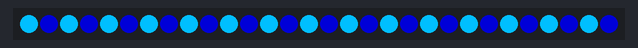
The sketch below on a simulated ATtiny85, built with avr-gcc and run on an emulated ATtiny85. Parts: 30 RGB LEDs in strip order, left to right. Dim RGB values are drawn brighter than linear.

Above: at 0.1 s.
At 30.1 s:
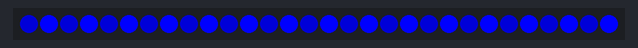
At 70.1 s:
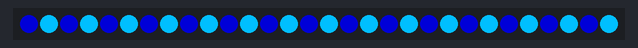
At 110.1 s:
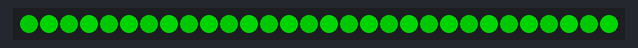

The sketch:

ValterFC_LED_WS2812B_digipark_aquarium.ino
```cpp
#include <Adafruit_NeoPixel.h>

// Define
#define NUM_LEDS 30 //30 LED'S per strip
#define DATA_PIN 1  //output pin on ATTiny85

// Start Strip
Adafruit_NeoPixel strip = Adafruit_NeoPixel(NUM_LEDS, DATA_PIN, NEO_GRB + NEO_KHZ800);

#ifdef __AVR__
  #include <avr/power.h>
#endif

int colorTime = 10000;

void setup() {
  // This is for Trinket 5V 16MHz, you can remove these three lines if you are not using a Trinket
  #if defined (__AVR_ATtiny85__)
    if (F_CPU == 16000000) clock_prescale_set(clock_div_1);
  #endif
  // End of trinket special code

  strip.begin();
  strip.show(); // Initialize all pixels to 'off'
}

void loop() {
  doPaintLEDs();
}

void doPaintLEDs() {
  //https://www.rapidtables.com/web/color/blue-color.html
  //https://www.rapidtables.com/web/color/green-color.html

  colorEvenOdd(strip.Color(0,191,255),strip.Color(0,0,139)); //deepskyblue / darkblue
  colorEvenOdd(strip.Color(0,0,255),strip.Color(0,0,139));   //blue / darkblue
  colorEvenOdd(strip.Color(0,128,0),strip.Color(0,100,0));   //green / darkgreen
}

void colorEvenOdd(uint32_t color1, uint32_t color2) {
    for (uint16_t i = 0; i < strip.numPixels(); i++) {
        if ( (i % 2) == 0) {
          strip.setPixelColor(i, color1);
        } else {
          strip.setPixelColor(i, color2);
        }
    }
    strip.show();
    delay(colorTime);

    for (uint16_t i = 0; i < strip.numPixels(); i++) {
        if ( (i % 2) == 0) {
          strip.setPixelColor(i, color2);
        } else {
          strip.setPixelColor(i, color1);
        }
    }
    strip.show();
    delay(colorTime);
}
```

Measured:
- what the display in image 1 shows lasts 10.0 s, from 30.0 s to 40.0 s
